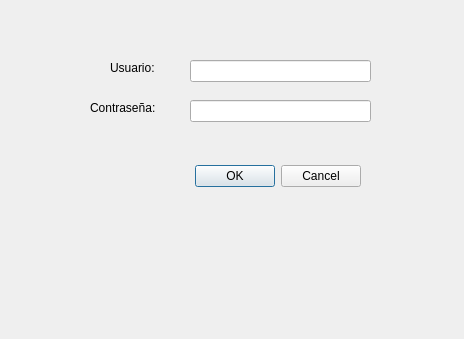
<?xml version="1.0" encoding="UTF-8"?>
<ui version="4.0">
 <class>Dialog</class>
 <widget class="QDialog" name="Dialog">
  <property name="geometry">
   <rect>
    <x>0</x>
    <y>0</y>
    <width>464</width>
    <height>339</height>
   </rect>
  </property>
  <property name="windowTitle">
   <string>Dialog</string>
  </property>
  <widget class="QDialogButtonBox" name="boton">
   <property name="geometry">
    <rect>
     <x>160</x>
     <y>160</y>
     <width>201</width>
     <height>32</height>
    </rect>
   </property>
   <property name="orientation">
    <enum>Qt::Horizontal</enum>
   </property>
   <property name="standardButtons">
    <set>QDialogButtonBox::Cancel|QDialogButtonBox::Ok</set>
   </property>
  </widget>
  <widget class="QLabel" name="label">
   <property name="geometry">
    <rect>
     <x>110</x>
     <y>60</y>
     <width>55</width>
     <height>16</height>
    </rect>
   </property>
   <property name="text">
    <string>Usuario:</string>
   </property>
  </widget>
  <widget class="QLabel" name="label_2">
   <property name="geometry">
    <rect>
     <x>90</x>
     <y>100</y>
     <width>81</width>
     <height>16</height>
    </rect>
   </property>
   <property name="text">
    <string>Contraseña:</string>
   </property>
  </widget>
  <widget class="QLineEdit" name="usuario">
   <property name="geometry">
    <rect>
     <x>190</x>
     <y>60</y>
     <width>181</width>
     <height>22</height>
    </rect>
   </property>
  </widget>
  <widget class="QLineEdit" name="contrasena1">
   <property name="geometry">
    <rect>
     <x>190</x>
     <y>100</y>
     <width>181</width>
     <height>22</height>
    </rect>
   </property>
  </widget>
 </widget>
 <resources/>
 <connections>
  <connection>
   <sender>boton</sender>
   <signal>accepted()</signal>
   <receiver>Dialog</receiver>
   <slot>accept()</slot>
   <hints>
    <hint type="sourcelabel">
     <x>248</x>
     <y>254</y>
    </hint>
    <hint type="destinationlabel">
     <x>157</x>
     <y>274</y>
    </hint>
   </hints>
  </connection>
  <connection>
   <sender>boton</sender>
   <signal>rejected()</signal>
   <receiver>Dialog</receiver>
   <slot>reject()</slot>
   <hints>
    <hint type="sourcelabel">
     <x>316</x>
     <y>260</y>
    </hint>
    <hint type="destinationlabel">
     <x>286</x>
     <y>274</y>
    </hint>
   </hints>
  </connection>
 </connections>
</ui>
